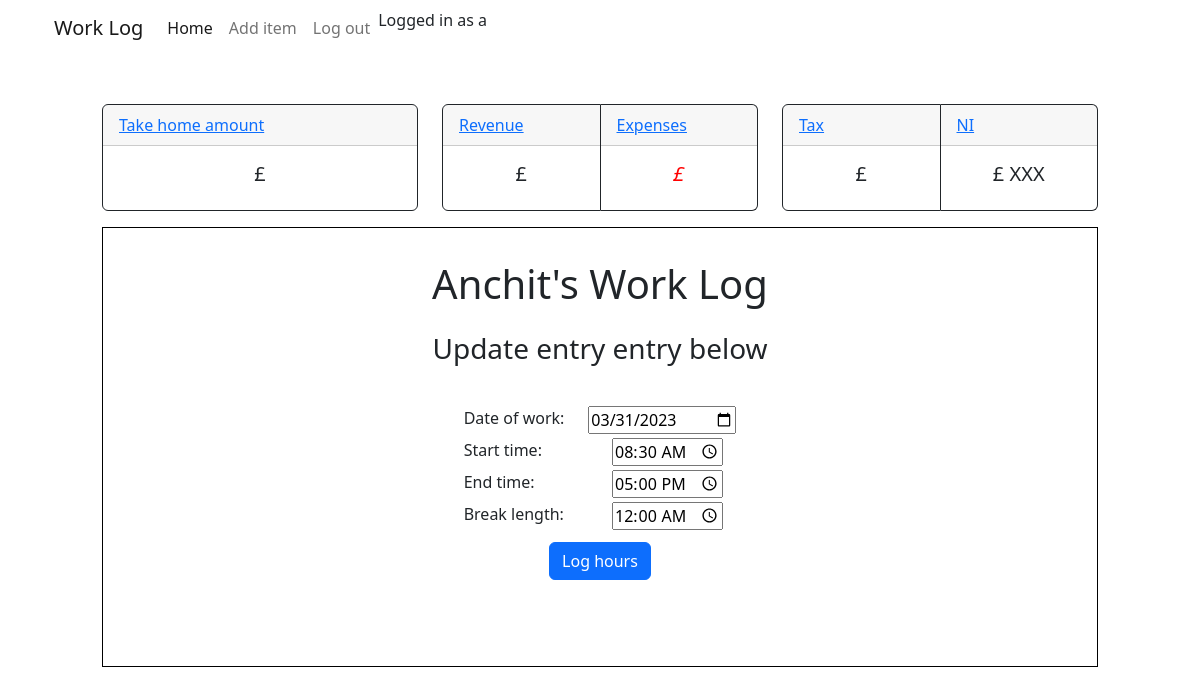
Screenshot of /update-time/18 (signed in) with the database file from the repository.
### timeTrack/models.py (models this page shows, shortened)
class Times(models.Model):
    date_of_work = models.DateField(
        verbose_name='Day of work', default=timezone.now, blank=True)
    start_time = models.TimeField(
        verbose_name='Start Time', null=True,  blank=True)
    end_time = models.TimeField(
        verbose_name='End Time', null=True, blank=True)
    break_length = models.DurationField(
        verbose_name='Time taken for break', default=datetime.timedelta(0), null=True, blank=True,)

### timeTrack/views.py (the view)
# urls.py: path('update-time/<int:pk>', views.UpdateTimeView.as_view(), name='updateTime'),
class UpdateTimeView(LoginRequiredMixin, UpdateView):
    model = Times
    template_name = 'timeTrack/time-update.html'
    form_class = TimeCreateForm
    success_url = reverse_lazy('index')

### timeTrack/forms.py
class TimeCreateForm(ModelForm):
    class Meta:
        model = Times
        fields = '__all__'
        widgets = {
            'date_of_work': DateInput(),
            'start_time' : TimeInput(),
            'end_time' : TimeInput(),
            'break_length' : TimeInput(),
        }

### timeTrack/templates/timeTrack/time-update.html (shortened to what this page needs)
{% extends 'timeTrack/home.html' %} {% block forms %}
<div class="row">
  <div class="col d-flex flex-column justify-content-center align-items-center">
    <h3>Update entry entry below</h3>
    <form method="post" class="py-3 my-3">
      <div class="fieldWrapper row">
        <div class="col">
          <label class="form-label" for="{{ form.date_of_work.id_for_label }}"
            >Date of work:</label
          >
        </div>
        <div class="col">{{ form.date_of_work }}</div>
      </div>
      <div class="fieldWrapper row">
        <div class="col">
          <label class="form-label" for="{{ form.start_time.id_for_label }}"
            >Start time:</label
          >
        </div>
        <div class="col">{{ form.start_time }}</div>
      </div>
      <div class="fieldWrapper row">
        <div class="col">
          <label class="form-label" for="{{ form.end_time.id_for_label }}"
            >End time:</label
          >
        </div>
        <div class="col">{{ form.end_time }}</div>
      </div>
      <div class="fieldWrapper row">
        <div class="col">
          <label class="form-label" for="{{ form.break_length.id_for_label }}"
            >Break length:</label
          >
        </div>
        <div class="col">{{ form.break_length }}</div>
      </div>
      <div class="fieldWrapper row mt-2">
        <div class="col d-flex justify-content-center">
          <button type="submit" class="btn btn-primary text-center">
            Log hours
          </button>
        </div>
      </div>
    </form>
  </div>
</div>
{% endblock forms %}

### timeTrack/templates/timeTrack/nav.html (shortened to what this page needs)
<nav class="navbar navbar-expand-lg">
    <div class="container-fluid justify-content-center">
      <a class="navbar-brand" href="#">Work Log</a>
      <div class="collapse navbar-collapse" id="navbarSupportedContent">
        <ul class="navbar-nav me-auto mb-2 mb-lg-0">
          <li class="nav-item">
            <a class="nav-link active" aria-current="page" href="{% url 'index' %}">Home</a>
          </li>
          {% if user.is_authenticated %}
          <li class="nav-item">
            <a class="nav-link" href="{% url 'addTime' %}">Add item</a>
          </li>
          <li class="nav-item">
            <a class="nav-link" href="{% url 'logout' %}">Log out</a>
          </li>
          <p class="text-end">Logged in as {{user.username}}</p>
          {% endif %}
        </ul>
      </div>
    </div>
  </nav>

### timeTrack/static/timeTrack/styles.css (style rules this page uses)
:root { --black: #141414; --white: #ffffff; --red: #ff0000; }

### rows the page displays
Times: date_of_work "03/31/2023", start_time "08:30:00", end_time "17:00:00", break_length "00:00:00"

### other values shown
{{ user.username }} "a"
